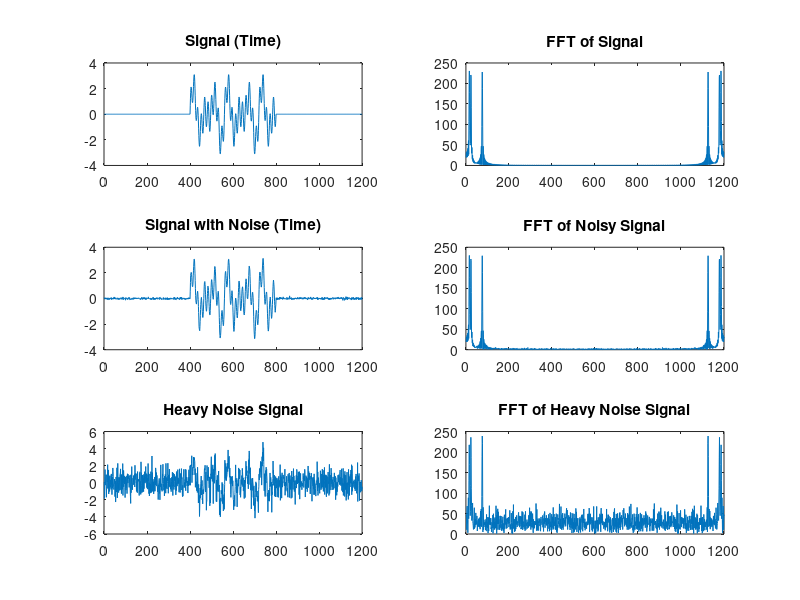

Write the MATLAB code that produced this figure.
function encoderdsp
%DSP Project Encoder
%Tanvir Mudhar
%November 6 2014
%This program will ask the user for an input,.... (will do the rest of the
%desc later, too tired.


%Asks for the sequence from the use the converts to string for use by
%forloop
prompt ='what is your sequence? ';
sequence =input(prompt,'s')
num = sequence;
%frequencies
List = [100 200 300; 100 200 400; 100 200 500; 100 150 300; 100 150 400; 
         100 150 500; 75 200 300; 75 200 400; 75 200 500; 75 150 300];
 %Initial Values
 Sampling = 8000; % sampling for sound must be atleast 8000
 duration = 50e-3; % duration specified by prof
 interval = 50e-3; % interval specified by prof
 
 Ns = floor(duration*Sampling);  % signal
 
 N0 = floor(interval*Sampling);  % silence period
 
 LengthN = length(num); % number of digits
  
 Signal = zeros(N0,1);   % Fill Array with Zeros
% generate signal for number number
     for i = 1: LengthN
         k = 1:Ns;
         number = str2double(num(i)); % convert string to doubles
         %Looks at the valyes in the List above to see which freqs need to
         %be added for the tone.
         Freq1 = List(number+1,1); Freq2 = List(number+1,2);Freq3 = List(number+1,3);
         ToneSignal =(1+ rand(1))*(sin(2.*pi.*Freq1.*k./Sampling) + sin(2.*pi.*Freq2.*k./Sampling) + sin(2.*pi.*Freq3.*k./Sampling));  % maximal amplitude is 2
         %Creates a matrix to store all signals computed above into a
         %matrix, ":" operant makes the rows of the maxtrix columbs. and
         %then adds a zeros matrix to fill the "intervals".
         Signal = [Signal; ToneSignal(:); zeros(N0,1)];
     end
%create hamonic noise:
Light_Noise = Signal + 0.05 * normrnd(0,1,length(Signal),1);
%create White Noise to Signal:
Heavy_Noise = awgn(Signal,1);

% Plot all signals Generated:
        figure
        
        subplot(3,2,1) % first subplot
        plot(Signal)
        title('Signal (Time)')

        subplot(3,2,2) % second subplot
        plot(abs(fft(Signal)))
        title('FFT of Signal')

        subplot(3,2,3) % third subplot
        plot(Light_Noise)
        title('Signal with Noise (Time)')

        subplot(3,2,4) % fourth subplot
        plot(abs(fft(Light_Noise)))
        title('FFT of Noisy Signal')
        
        subplot(3,2,5) % Fifth subplot
        plot(Heavy_Noise);
        title('Heavy Noise Signal')

        subplot(3,2,6) % Sixth subplot
        plot(abs(fft(Heavy_Noise)));
        title('FFT of Heavy Noise Signal')
        
  %Generate Sound for all signals 1) Normal, 2) Noisy 3) heavily Noisy
        pause;
        sound(Signal, Sampling)
        pause;
        sound(Light_Noise, Sampling)
        pause;
        sound(Heavy_Noise, Sampling)
        

 
 